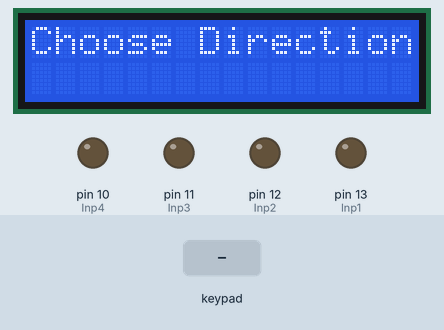
Recording of a sketch running on a simulated Arduino Uno, built with avr-gcc and run on an emulated ATmega328P. Shown: 16×2 character LCD, output pins drawn as LEDs (lit = HIGH). Inputs (shaded band) come from the test bench.

Above: at 3.1 s.
At 4.2 s:
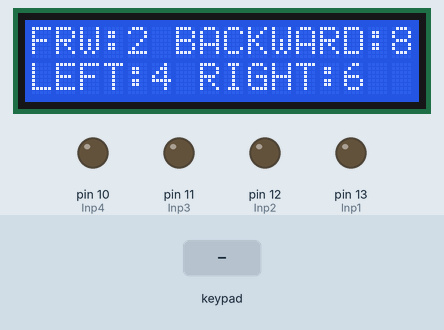
4.3 s: keypad keys 6 5 4 pressed 0.4 s apart
At 5.1 s:
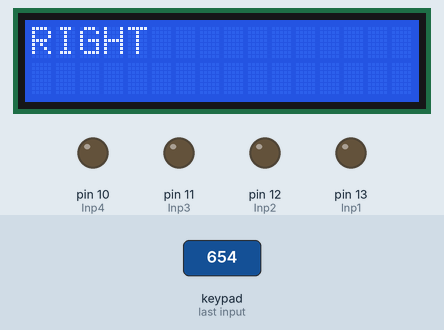
8.5 s: keypad keys 3 2 7 0 pressed 0.4 s apart
At 12.3 s:
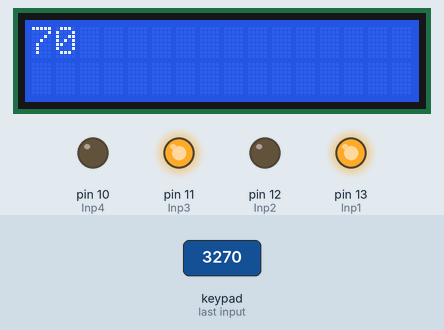
Timing chart, 0 to 13.8 s (numbered marks = the images above; inputs shaded):
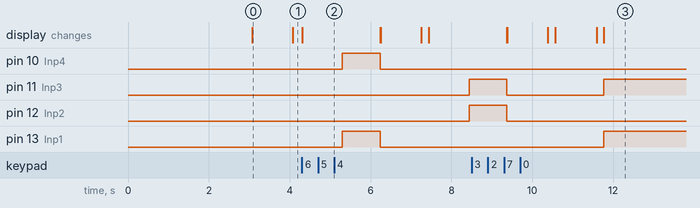

The sketch:

Arduino_Code.ino
```cpp
#include <Keypad.h>
#include <LiquidCrystal.h>


const int rs = A5, en = A4, d4 = A3, d5 = A2, d6 =A1, d7 = A0;
LiquidCrystal lcd(rs, en, d4, d5, d6, d7);

const byte Rows= 4; //number of rows on the keypad i.e. 4
const byte Cols= 3; //number of columns on the keypad i,e, 3

int Dirc ;


char keymap[Rows][Cols]=
{
{'1', '2', '3'},
{'4', '5', '6'},
{'7', '8', '9'},
{'*', '0', '#'}
};


byte rPins[Rows]= {3,2,7,0}; //Rows 0 to 3
byte cPins[Cols]= {6,5,4}; //Columns 0 to 2

Keypad kpd= Keypad(makeKeymap(keymap), rPins, cPins, Rows, Cols);

// Left Motor
int Inp1 = 13 ;
int Inp2 = 12 ;

// Right Motor
int Inp3 = 11 ;
int Inp4 = 10 ;

void setup()
{
  pinMode(Inp1, OUTPUT);
  pinMode(Inp2, OUTPUT);
  pinMode(Inp3, OUTPUT);
  pinMode(Inp4, OUTPUT);

    lcd.begin(16, 2);

     lcd.print( "Welcome To");
     lcd.setCursor (0,1);
     lcd.print( "Turtle Bot");

  lcd.setCursor(0, 0);
     Serial.begin(9600);  // initializing serail monitor
     delay (3000);
}


void loop()
{
     lcd.clear();

    Dirc=Dir();

     if (Dirc == 1)
     {  int x = 0 , y = 0 ;
     lcd.clear();
     lcd.print( "Enter the Number");
     lcd.setCursor (0,1);
     lcd.print( "of Cycles");
     while ( x==0 ){x = kpd.getKey();}
     x=x-48;
     lcd.clear();
     lcd.print(x);
     while ( y==0 ){y = kpd.getKey();}
     y=y-48;
     lcd.print(y);
     x=x*10+y;

     digitalWrite(Inp1, HIGH);
     digitalWrite(Inp2, LOW);
     digitalWrite(Inp3, HIGH);
     digitalWrite(Inp4, LOW);

          delay (933*x); // dc motor takes 0.933 seconds to complete one cycle
          digitalWrite(Inp1, LOW);
          digitalWrite(Inp2, LOW);
          digitalWrite(Inp3, LOW);
          digitalWrite(Inp4, LOW);
          lcd.clear();
     }

     else if (Dirc == 2)
     {  int x = 0 , y = 0 ;
     lcd.clear();
     lcd.print( "Enter the Number");
     lcd.setCursor (0,1);
     lcd.print( "of Cycles");
     while ( x==0 ){x = kpd.getKey();}
     x=x-48;
     lcd.clear();
     lcd.print(x);
     while ( y==0 ){y = kpd.getKey();}
     y=y-48;
     lcd.print(y);
     x=x*10+y;

     digitalWrite(Inp1, LOW);
     digitalWrite(Inp2, HIGH);
     digitalWrite(Inp3, LOW);
     digitalWrite(Inp4, HIGH);

          delay (933*x); // dc motor takes 0.933 seconds to complete one cycle
          digitalWrite(Inp1, LOW);
          digitalWrite(Inp2, LOW);
          digitalWrite(Inp3, LOW);
          digitalWrite(Inp4, LOW);
          lcd.clear();
     }

     else if (Dirc == 3)
     {

     digitalWrite(Inp1, HIGH);
     digitalWrite(Inp2, LOW);
     digitalWrite(Inp3, LOW);
     digitalWrite(Inp4, HIGH);

          delay (933); // dc motor takes 0.933 seconds to complete one cycle
          digitalWrite(Inp1, LOW);
          digitalWrite(Inp2, LOW);
          digitalWrite(Inp3, LOW);
          digitalWrite(Inp4, LOW);
          lcd.clear();
     }

     else if (Dirc == 4)
     {

     digitalWrite(Inp1, LOW);
     digitalWrite(Inp2, HIGH);
     digitalWrite(Inp3, HIGH);
     digitalWrite(Inp4, LOW);

          delay (933); // dc motor takes 0.933 seconds to complete one cycle
          digitalWrite(Inp1, LOW);
          digitalWrite(Inp2, LOW);
          digitalWrite(Inp3, LOW);
          digitalWrite(Inp4, LOW);
          lcd.clear();
     }
}

int Dir (){
  int x = 0;
  char z = kpd.getKey();
     lcd.clear();
     lcd.print( "Choose Direction");
     delay (1000);
     lcd.clear();
     lcd.print( "FRW:2 BACKWARD:8 ");
     lcd.setCursor (0,1);
     lcd.print( "LEFT:4 RIGHT:6");
     while ( x == 0 ){
      z = kpd.getKey();
     if (z == '2'){
      lcd.clear();
      lcd.print("FORWARD");
      delay(1000);

      return 1; }

      else if (z == '8'){
      lcd.clear();
      lcd.print("BACKWARD");
      delay(1000);

      return 2; }


      else if (z == '6'){
      lcd.clear();
      lcd.print("RIGHT");
      delay(1000);

      return 3; }

      else if (z == '4'){
      lcd.clear();
      lcd.print("LEFT");
      delay(1000);

      return 4; }

      }
  }
```

Measured:
- after the input at 4.3 s, pin 10 (Inp4), pin 13 (Inp1): LOW → HIGH after 1.0 s, → LOW 0.93 s later; pin 11 (Inp3), pin 12 (Inp2): LOW → HIGH after 4.1 s; the display: changes at once (image 2)
- after the input at 8.5 s, pin 13 (Inp1): LOW → HIGH after 3.3 s; the display: first differs from a run without the input after 2.1 s (image 3 shows a later state)
- what the display in image 0 shows lasts 1.0 s, from 3.1 s to 4.1 s
